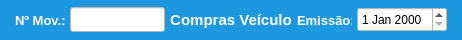
     <widget class="QWidget" name="widget" native="true">
      <property name="minimumSize">
       <size>
        <width>0</width>
        <height>40</height>
       </size>
      </property>
      <property name="maximumSize">
       <size>
        <width>16777215</width>
        <height>40</height>
       </size>
      </property>
      <property name="styleSheet">
       <string notr="true">background-color: rgb(27, 152, 224);</string>
      </property>
      <layout class="QHBoxLayout" name="horizontalLayout">
       <property name="spacing">
        <number>5</number>
       </property>
       <property name="leftMargin">
        <number>15</number>
       </property>
       <property name="topMargin">
        <number>5</number>
       </property>
       <property name="rightMargin">
        <number>15</number>
       </property>
       <property name="bottomMargin">
        <number>5</number>
       </property>
       <item>
        <widget class="QLabel" name="label_4">
         <property name="minimumSize">
          <size>
           <width>50</width>
           <height>0</height>
          </size>
         </property>
         <property name="maximumSize">
          <size>
           <width>50</width>
           <height>16777215</height>
          </size>
         </property>
         <property name="font">
          <font>
           <pointsize>10</pointsize>
           <weight>75</weight>
           <bold>true</bold>
          </font>
         </property>
         <property name="styleSheet">
          <string notr="true">color: rgb(255, 255, 255);</string>
         </property>
         <property name="text">
          <string>Nº Mov.:</string>
         </property>
         <property name="alignment">
          <set>Qt::AlignLeading|Qt::AlignLeft|Qt::AlignVCenter</set>
         </property>
        </widget>
       </item>
       <item>
        <widget class="QLineEdit" name="line_Num">
         <property name="sizePolicy">
          <sizepolicy hsizetype="Preferred" vsizetype="Preferred">
           <horstretch>0</horstretch>
           <verstretch>0</verstretch>
          </sizepolicy>
         </property>
         <property name="minimumSize">
          <size>
           <width>95</width>
           <height>25</height>
          </size>
         </property>
         <property name="maximumSize">
          <size>
           <width>95</width>
           <height>25</height>
          </size>
         </property>
         <property name="font">
          <font>
           <pointsize>9</pointsize>
          </font>
         </property>
         <property name="styleSheet">
          <string notr="true">background-color: rgb(255, 255, 255);</string>
         </property>
         <property name="inputMask">
          <string/>
         </property>
         <property name="text">
          <string/>
         </property>
         <property name="frame">
          <bool>true</bool>
         </property>
         <property name="echoMode">
          <enum>QLineEdit::Normal</enum>
         </property>
         <property name="alignment">
          <set>Qt::AlignCenter</set>
         </property>
         <property name="dragEnabled">
          <bool>false</bool>
         </property>
         <property name="placeholderText">
          <string/>
         </property>
        </widget>
       </item>
       <item>
        <widget class="QLabel" name="label_titulo">
         <property name="font">
          <font>
           <pointsize>11</pointsize>
           <weight>75</weight>
           <bold>true</bold>
          </font>
         </property>
         <property name="styleSheet">
          <string notr="true">color: rgb(255, 255, 255);</string>
         </property>
         <property name="text">
          <string>Compras Veículo</string>
         </property>
         <property name="alignment">
          <set>Qt::AlignCenter</set>
         </property>
        </widget>
       </item>
       <item>
        <widget class="QLabel" name="label">
         <property name="minimumSize">
          <size>
           <width>55</width>
           <height>0</height>
          </size>
         </property>
         <property name="maximumSize">
          <size>
           <width>55</width>
           <height>16777215</height>
          </size>
         </property>
         <property name="font">
          <font>
           <pointsize>10</pointsize>
           <weight>75</weight>
           <bold>true</bold>
          </font>
         </property>
         <property name="styleSheet">
          <string notr="true">color: rgb(255, 255, 255);</string>
         </property>
         <property name="text">
          <string>Emissão:</string>
         </property>
        </widget>
       </item>
       <item>
        <widget class="QDateEdit" name="date_Emissao">
         <property name="sizePolicy">
          <sizepolicy hsizetype="Preferred" vsizetype="Preferred">
           <horstretch>0</horstretch>
           <verstretch>0</verstretch>
          </sizepolicy>
         </property>
         <property name="minimumSize">
          <size>
           <width>90</width>
           <height>25</height>
          </size>
         </property>
         <property name="maximumSize">
          <size>
           <width>90</width>
           <height>25</height>
          </size>
         </property>
         <property name="font">
          <font>
           <pointsize>9</pointsize>
           <weight>50</weight>
           <bold>false</bold>
          </font>
         </property>
         <property name="styleSheet">
          <string notr="true">background-color: rgb(255, 255, 255);</string>
         </property>
        </widget>
       </item>
      </layout>
     </widget>
